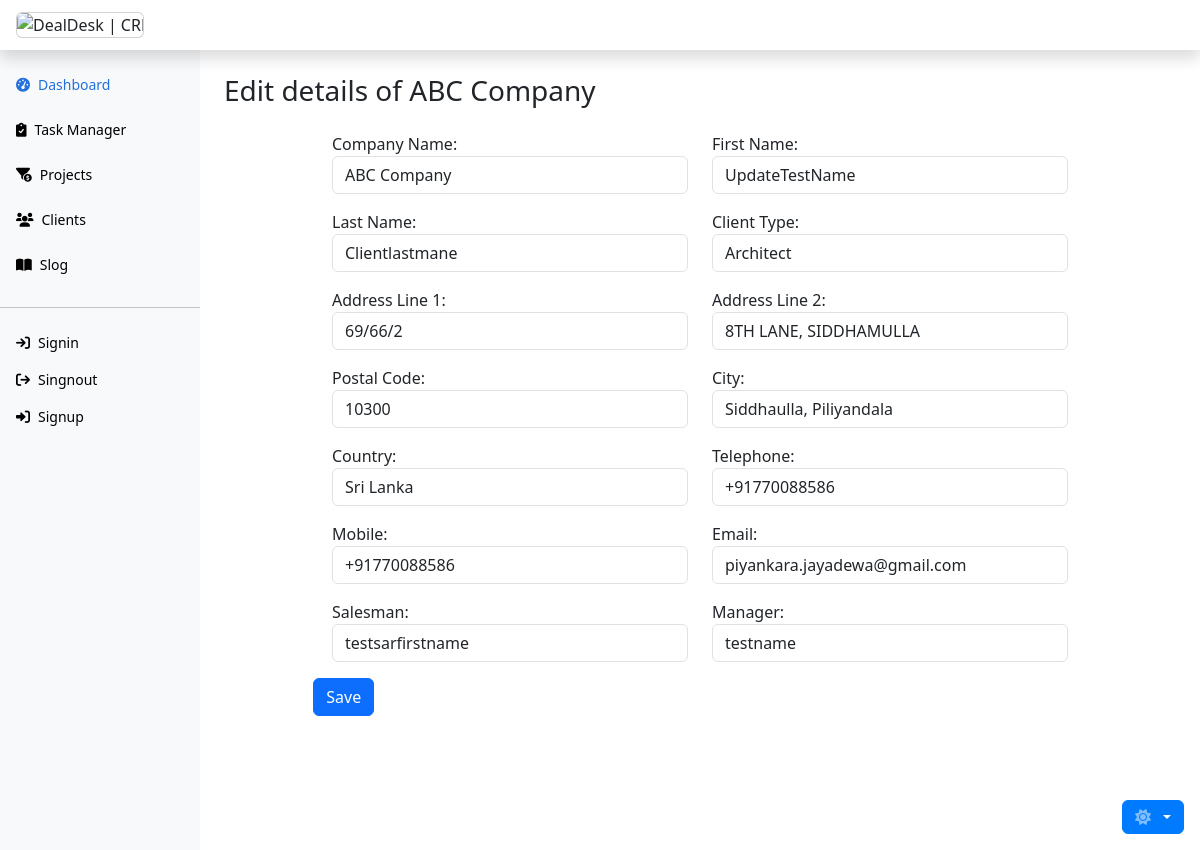
Screenshot of /client/edit/1/ with the database file from the repository.
### client/models.py (models this page shows, shortened)
class Client(models.Model):
    company_name = models.CharField(max_length=255, null=False)
    first_name = models.CharField(max_length=55, null=False)
    last_name = models.CharField(max_length=55, null=False)
    client_type = models.CharField(
        max_length=55,
        choices=CLIENT_TYPE_CHOICES,
        null=False,
        default="CLN"
    )
    address1 = models.CharField(max_length=255, null=False)
    address2 = models.CharField(max_length=255, null=False)
    postal_code = models.CharField(max_length=10)
    city = models.CharField(max_length=255, null=False)
    country = models.CharField(max_length=255)
    telephone = models.CharField(max_length=20)
    mobile = models.CharField(max_length=20, null=False)
    email = models.EmailField(null=False)
    salesman = models.ForeignKey(
        Sar,
        on_delete=models.SET(get_salesman),
        related_name='clients'
    )
    manager = models.ForeignKey(
        Manager,
        on_delete=models.SET(get_manager),
        related_name='clients'
    )
    created_on = models.DateTimeField(auto_now_add=True)
    updated_on = models.DateTimeField(auto_now=True)
    class Meta:
        verbose_name = 'Client'
        verbose_name_plural = 'Clients'
        db_table = 'Client.Client'
        ordering = ['company_name']

### client/views.py (the view, shortened to what this page needs)
# urls.py: path('edit/<int:pk>/', ClientUpdateView.as_view(), name='client_edit'),
class ClientUpdateView(UpdateView):
    model = Client
    template_name = "client/client_edit.html"
    form_class = ClientForm

### team/models.py (called while the page is built)
    def __str__(self):
        return f"{self.first_name}"

    def __str__(self):
        return f"{self.first_name}"

### client/templates/client/client_edit.html (shortened to what this page needs)
{% extends 'base.html' %}
{% load crispy_forms_tags %}
{% block content %}
  <h3 class="mt-4">Edit details of {{ client.company_name }}</h3>
  <div class="container mt-4">
    <form class="form-floating" method="post">
      <div class="row mx-2 justify-content-center">
        <div class="col-lg-5">
          {% for field in form.visible_fields %}
            {% if not forloop.counter|divisibleby:2 %}
              <div class="mb-3">
                {{ field.label_tag }}
                {{ field }}
              </div>
            {% endif %}
          {% endfor %}
        </div>
        <div class="col-lg-5">
          {% for field in form.visible_fields %}
            {% if forloop.counter|divisibleby:2 %}
              <div class="mb-3">
                {{ field.label_tag }}
                {{ field }}
              </div>
            {% endif %}
          {% endfor %}
        </div>
      </div>
      <div class="col-lg-5 offset-lg-1">
        <button type="submit" class="btn btn-primary">Save</button>
      </div>
    </form>
  </div>
{% endblock %}

### rows the page displays
Client: company_name "ABC Company", visible_fields "ABC Company" "Clientlastmane" "69/66/2" "10300" "Sri Lanka" "+91770088586" "testsarfirstname", visible_fields "UpdateTestName" "Architect" "8TH LANE, SIDDHAMULLA" "Siddhaulla, Piliyandala" "+91770088586" "piyankara.jayadewa@gmail.com" "testname"

### other values shown
{{ field.label_tag }} "Company Name:" "Last Name:" "Address Line 1:" "Postal Code:" "Country:" "Mobile:" "Salesman:"
{{ field.label_tag }} "First Name:" "Client Type:" "Address Line 2:" "City:" "Telephone:" "Email:" "Manager:"
